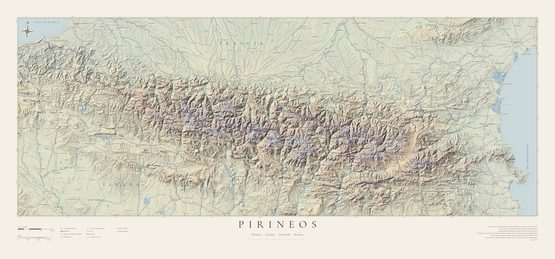
#> input picture mapa-pirineo/clasico_files/10/0_0.jpg, 555 x 259 px
$ python 10_deepzoom.py clasico_files/10/0_0.jpg clasico_files/10/0_0.jpg out.png
#> lines starting #> are read from the running program, lines starting #| are printed output that depends on the picture
"""
10 · Teselas Deep Zoom (DZI) para ver la lámina completa en el navegador con OpenSeadragon.

Uso: python3 10_deepzoom.py <png> <nombre> [carpeta_salida]
Genera <salida>/<nombre>.dzi y <salida>/<nombre>_files/<nivel>/<col>_<fila>.jpg
(teselas de 2048 px, JPEG calidad 82, sin solape).
"""
import math, os, sys
from PIL import Image

Image.MAX_IMAGE_PIXELS = None
SRC, NAME = sys.argv[1], sys.argv[2]
OUT = sys.argv[3] if len(sys.argv) > 3 else "web"
TILE, Q = 2048, 82

im = Image.open(SRC).convert("RGB")
#> im is the input picture: PIL image 555x259 RGB; mean R, G, B 210.3, 207.9, 193.5
W, H = im.size
#> W = 555; H = 259
maxlvl = math.ceil(math.log2(max(W, H)))
#> maxlvl = 10
os.makedirs(f"{OUT}/{NAME}_files", exist_ok=True)
with open(f"{OUT}/{NAME}.dzi", "w") as f:
    f.write(f'<?xml version="1.0" encoding="UTF-8"?>\n'
            f'<Image xmlns="http://schemas.microsoft.com/deepzoom/2008" Format="jpg" Overlap="0" TileSize="{TILE}">'
            f'<Size Width="{W}" Height="{H}"/></Image>\n')
n = 0
cur = im
for lvl in range(maxlvl, -1, -1):
    s = 2 ** (maxlvl - lvl)
    w, h = max(1, math.ceil(W / s)), max(1, math.ceil(H / s))
    if cur.size != (w, h):
        cur = cur.resize((w, h), Image.LANCZOS)
    d = f"{OUT}/{NAME}_files/{lvl}"
    os.makedirs(d, exist_ok=True)
    for cx in range(math.ceil(w / TILE)):
        for cy in range(math.ceil(h / TILE)):
            box = (cx * TILE, cy * TILE, min(w, (cx + 1) * TILE), min(h, (cy + 1) * TILE))
            cur.crop(box).save(f"{d}/{cx}_{cy}.jpg", quality=Q, optimize=True, progressive=True)
            n += 1
#> this loop made 11 passes
#> pass 2, `cur = cur.resize((w, h), Image.LANCZOS)`:
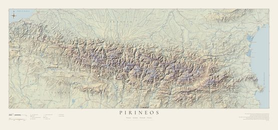
#> cur: PIL image 278x130 RGB; mean R, G, B 210.3, 207.9, 193.5
#> pass 3, `cur = cur.resize((w, h), Image.LANCZOS)`:
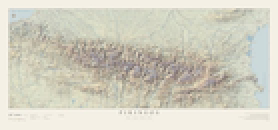
#> cur: PIL image 139x65 RGB (shown 2 times larger); mean R, G, B 210.3, 207.9, 193.5
#> after the loop, n = 11
print(NAME, f"{W}x{H}", "niveles", maxlvl + 1, "teselas", n)
#| clasico_files/10/0_0.jpg 555x259 niveles 11 teselas 11
